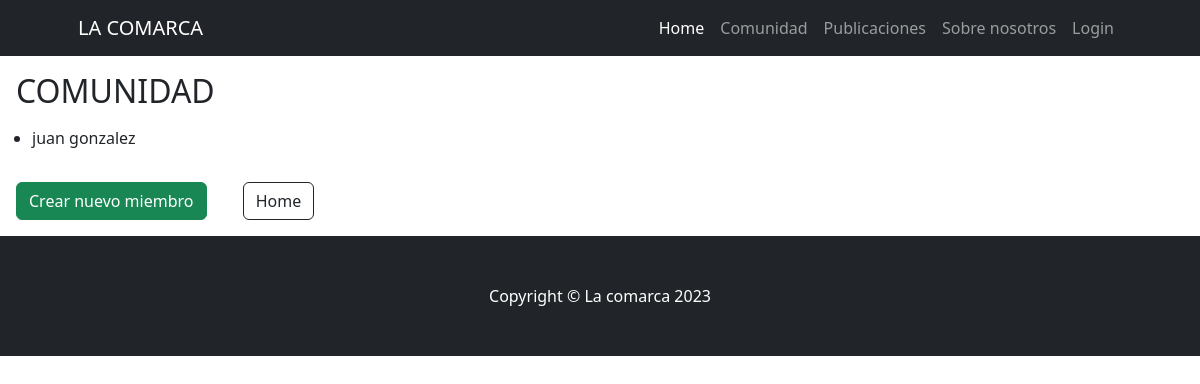
The page /comunidad/ on the database as committed earlier.
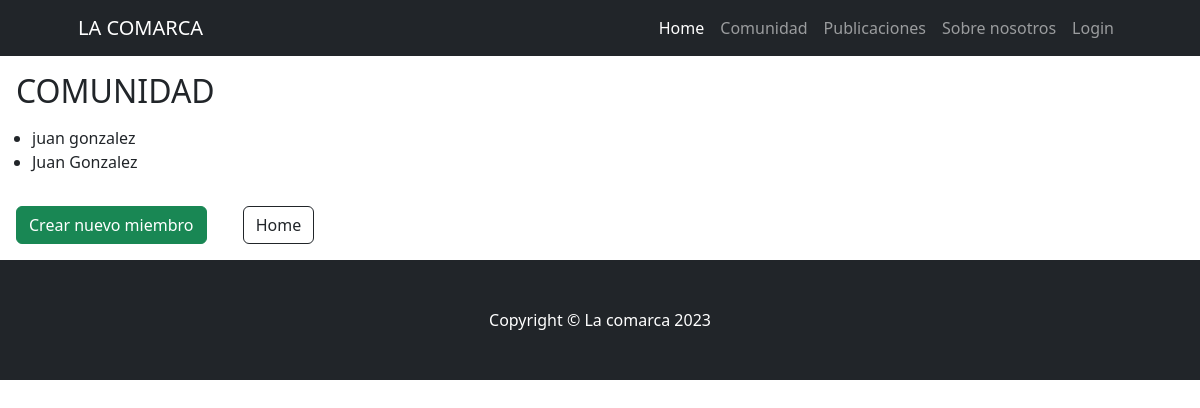
The same page on the database as committed later.
### comunidad/models.py (models this page shows, shortened)
class Miembro(models.Model):
    nombre = models.CharField(max_length=50)
    apellido = models.CharField(max_length=50)
    nacimiento = models.DateField(null=True)
    profesion = models.CharField(max_length=50)

### comunidad/views.py (the view)
# urls.py: path("", views.index, name="index"),
def index(request):
    miembro = models.Miembro.objects.all()
    return render(request, "comunidad/index.html", {"miembros":miembro})

### comunidad/templates/comunidad/index.html (shortened to what this page needs)
{% extends 'home/base.html' %}
    {% block content %}
    </html>
    <body>
        <h2 class="m-3 ">COMUNIDAD</h2>
        <ul>
            {% for miembro in miembros %}
                <li>{{miembro.nombre}} {{miembro.apellido}}</li>
            {% endfor %}
        </ul>
        <a class="btn btn-success m-3" href="{% url 'comunidad:crear_miembro' %}">Crear nuevo miembro</a>
        <a class="btn btn-outline-dark m-3 m-3" href="{% url 'home:index' %}">Home</a>
    </body>
    </html>
    {% endblock content %}

Rows that differ between the two databases and show on the page:
added Miembro: nombre "Juan", apellido "Gonzalez"
